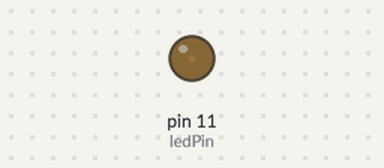
Simulated run of this sketch. Board: Arduino Uno, built with avr-gcc and run on an emulated ATmega328P. Parts: output pins drawn as LEDs (lit = HIGH).

Above: at 0.05 s.
At 0.95 s:
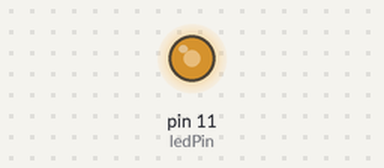
At 1.35 s:
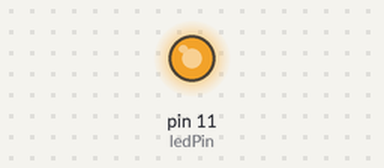
At 2.7 s:
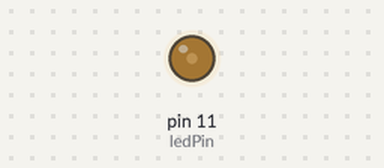
Timing chart, 0 to 7.0 s (numbered marks = the images above):
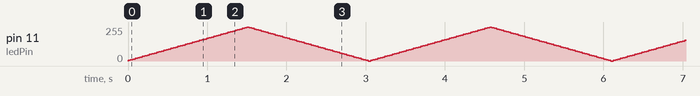

The sketch:

Brightness__LED.ino
```cpp
const int ledPin = 11;

int brightness = 0;
int amount = 5;

void setup()
{
  pinMode(ledPin, OUTPUT);
  Serial.begin(9600);
}

void loop()
{
  brightness += amount;
  analogWrite(ledPin, brightness);

  if (brightness >= 255 || brightness <= 0)
  {
    amount = -amount;
  }

  delay(30);
}
```
